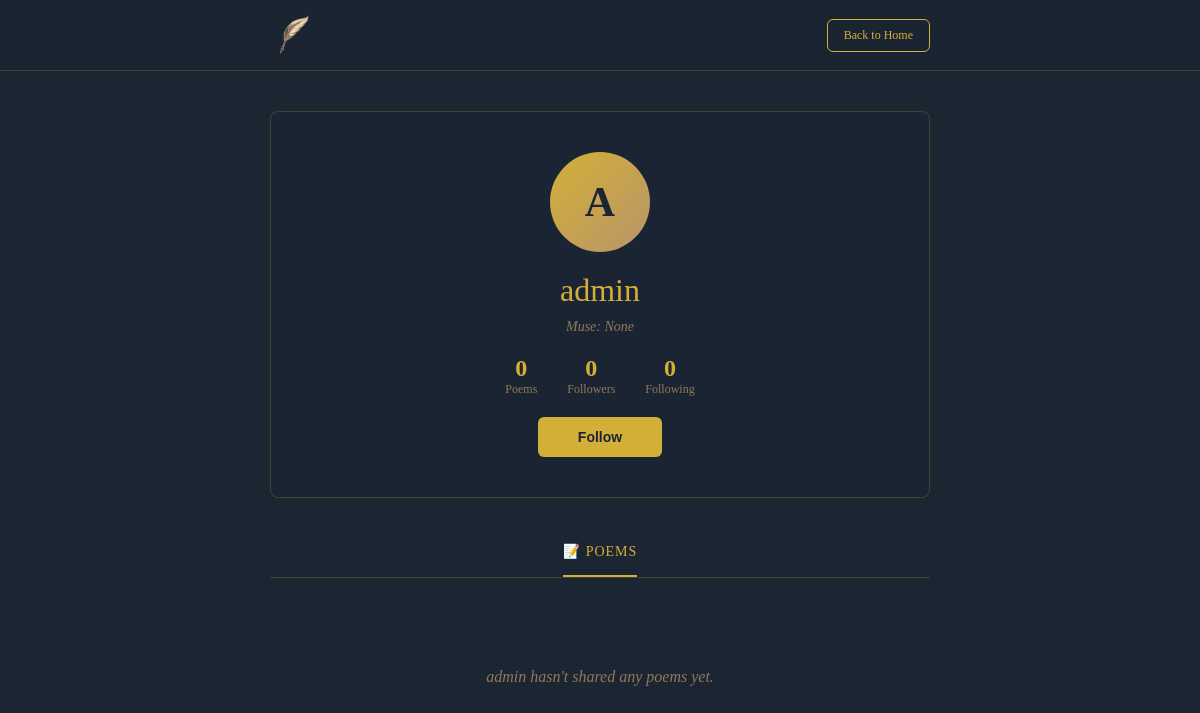
The page /user/16 (signed in) on the database its author committed.
### models.py (models this page shows, shortened)
class User(UserMixin, db.Model):
    __tablename__ = 'users'
    id = db.Column(db.Integer, primary_key=True)
    username = db.Column(db.String(80), unique=True, nullable=False)
    email = db.Column(db.String(120), unique=True, nullable=False)
    password_hash = db.Column(db.String(255), nullable=False)
    age = db.Column(db.Integer, nullable=True)
    favorite_poet = db.Column(db.String(100), nullable=True)
    is_admin = db.Column(db.Boolean, default=False)
    has_seen_tutorial = db.Column(db.Boolean, default=False)
    subscription_tier = db.Column(db.String(20), default='free')  # free, plus, pro
    subscription_expires = db.Column(db.DateTime, nullable=True)
    created_at = db.Column(db.DateTime, default=datetime.utcnow)
    last_login = db.Column(db.DateTime, nullable=True)
    privacy_settings = db.Column(db.Text, nullable=True)  # Encrypted JSON
    is_banned = db.Column(db.Boolean, default=False)
    ban_reason = db.Column(db.String(500), nullable=True)
    failed_login_attempts = db.Column(db.Integer, default=0)
    account_locked_until = db.Column(db.DateTime, nullable=True)
    email_verified = db.Column(db.Boolean, default=False)
    two_factor_enabled = db.Column(db.Boolean, default=False)
    data_sharing_consent = db.Column(db.Boolean, default=False)
    poems = db.relationship('Poem', backref='author', lazy=True)
    comments = db.relationship('Comment', backref='author', lazy=True)
    saved_poems = db.relationship('SavedPoem', backref='user', lazy=True, cascade='all, delete-orphan')
    likes = db.relationship('Like', backref='user', lazy=True, cascade='all, delete-orphan')
    notifications = db.relationship('Notification', backref='user', lazy=True, cascade='all, delete-orphan')
    highlights = db.relationship('Highlight', backref='user', lazy=True, cascade='all, delete-orphan')
    following = db.relationship('Follow', foreign_keys='Follow.follower_id', backref='follower', lazy='dynamic', cascade='all, delete-orphan')
    followers = db.relationship('Follow', foreign_keys='Follow.followed_id', backref='followed', lazy='dynamic', cascade='all, delete-orphan')

### app.py (the view)
    @app.route('/user/<int:user_id>')
    @login_required
    def user_profile(user_id):
        from models import Follow, Highlight
        user = User.query.get_or_404(user_id)
        poems = Poem.query.filter_by(user_id=user_id, is_classic=False).order_by(Poem.created_at.desc()).all()
        is_following = Follow.query.filter_by(follower_id=current_user.id, followed_id=user_id).first() is not None
        followers_count = Follow.query.filter_by(followed_id=user_id).count()
        following_count = Follow.query.filter_by(follower_id=user_id).count()
        highlights = Highlight.query.filter_by(user_id=user_id).all()
        return render_template('user_profile.html', user=user, poems=poems, is_following=is_following,
                             followers_count=followers_count, following_count=following_count, highlights=highlights)

### templates/user_profile.html (shortened to what this page needs)
<!DOCTYPE html>
<html>
<head>
</head>
<body>
    <nav class="navbar">
        <div class="nav-container">
            <a href="/home" class="logo">
                <img src="{{ url_for('static', filename='images/logo.png') }}" alt="Poetry Vault" style="height: 40px; width: auto; vertical-align: middle;">
            </a>
            <a href="/home" class="btn-back">Back to Home</a>
        </div>
    </nav>
    <div class="container">
        <div class="profile-header">
            <div class="avatar-large">{{ user.username[0].upper() }}</div>
            <h1>{{ user.username }}</h1>
            <p>Muse: {{ user.favorite_poet }}</p>
            <div class="stats">
                <div class="stat"><div class="stat-number">{{ poems|length }}</div><div class="stat-label">Poems</div></div>
                <a href="/user/{{ user.id }}/followers" class="stat" style="text-decoration: none; color: inherit;">
                    <div class="stat-number" id="followers-count">{{ followers_count }}</div>
                    <div class="stat-label">Followers</div>
                </a>
                <a href="/user/{{ user.id }}/following" class="stat" style="text-decoration: none; color: inherit;">
                    <div class="stat-number">{{ following_count }}</div>
                    <div class="stat-label">Following</div>
                </a>
            </div>
            {% if current_user.id != user.id %}
                <button class="follow-btn {% if is_following %}following{% endif %}" id="follow-btn" onclick="toggleFollow({{ user.id }})">
                    {% if is_following %}Following{% else %}Follow{% endif %}
                </button>
            {% endif %}
        </div>
        <div class="tabs">
            <div class="tab active">📝 Poems</div>
        </div>
        {% if poems %}
        <div class="poems-grid">
            {% for poem in poems %}
            <a href="/poem/{{ poem.id }}" style="text-decoration: none; color: inherit;">
                <div class="grid-item">
                    <div class="grid-item-content">
                        <div class="grid-poem-title">{{ poem.title }}</div>
                        <div class="grid-poem-preview">{{ poem.content }}</div>
                    </div>
                    <div class="grid-overlay">
                        <div class="grid-stat">❤️ {{ poem.likes|length }}</div>
                        <div class="grid-stat">💬 {{ poem.comments|length }}</div>
                    </div>
                </div>
            </a>
            {% endfor %}
        </div>
        {% else %}
        <div class="empty-state">
            {% if current_user.id == user.id %}
                No poems yet. Share your first verse with the world!
            {% else %}
                {{ user.username }} hasn't shared any poems yet.
            {% endif %}
        </div>
        {% endif %}
    </div>
</body>
</html>

### templates/user_profile.html (style rules this page uses)
* { margin: 0; padding: 0; box-sizing: border-box; }
body { font-family: 'Georgia', serif; background: #1c2532; min-height: 100vh; color: #e8e8e8; }
.navbar { background: rgba(28, 37, 50, 0.95); border-bottom: 1px solid rgba(212, 175, 55, 0.2); padding: 15px 0; }
.nav-container { max-width: 700px; margin: 0 auto; padding: 0 20px; display: flex; justify-content: space-between; align-items: center; }
.logo { font-size: 24px; color: #d4af37; font-weight: 600; text-decoration: none; }
.btn-back { padding: 8px 16px; background: transparent; color: #d4af37; border: 1px solid #d4af37; border-radius: 6px; text-decoration: none; font-size: 12px; }
.container { max-width: 700px; margin: 40px auto; padding: 0 20px; }
.profile-header { background: rgba(28, 37, 50, 0.8); border: 1px solid rgba(212, 175, 55, 0.2); border-radius: 8px; padding: 40px; margin-bottom: 30px; text-align: center; }
.avatar-large { width: 100px; height: 100px; border-radius: 50%; background: linear-gradient(135deg, #d4af37 0%, #b8956a 100%); display: flex; align-items: center; justify-content: center; color: #1c2532; font-weight: bold; font-size: 42px; margin: 0 auto 20px; }
.profile-header h1 { color: #d4af37; font-size: 32px; margin-bottom: 10px; font-weight: normal; }
.profile-header p { color: #8e7a5a; font-size: 14px; font-style: italic; }
.stats { display: flex; gap: 30px; justify-content: center; margin-top: 20px; }
.stat { text-align: center; cursor: pointer; transition: transform 0.2s; }
.stat-number { color: #d4af37; font-size: 24px; font-weight: 600; }
.stat-label { color: #8e7a5a; font-size: 12px; }
.follow-btn { margin-top: 20px; padding: 12px 40px; background: #d4af37; color: #1c2532; border: none; border-radius: 6px; font-size: 14px; font-weight: 600; cursor: pointer; transition: all 0.2s; }
.tabs { display: flex; justify-content: center; gap: 40px; margin-bottom: 30px; border-bottom: 1px solid rgba(212, 175, 55, 0.2); }
.tab { padding: 15px 0; color: #8e7a5a; cursor: pointer; border-bottom: 2px solid transparent; transition: all 0.2s; font-size: 14px; text-transform: uppercase; letter-spacing: 1px; }
.tab.active { color: #d4af37; border-bottom-color: #d4af37; }
.empty-state { text-align: center; padding: 60px 20px; color: #8e7a5a; font-style: italic; }

### rows shown on the page
User: username "A", username "admin", favorite_poet "None"

### other values the page prints
{{ poems|length }} "0"
{{ followers_count }} "0"
{{ following_count }} "0"
